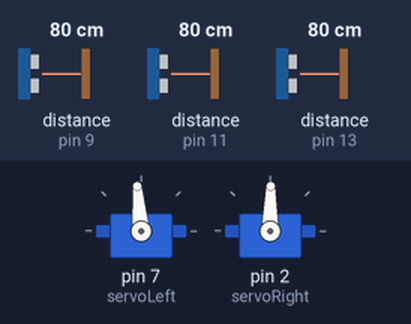
A sketch run on a simulated Arduino Uno, built with avr-gcc and run on an emulated ATmega328P. On the bench: 2 × servo. Wiring (inferred from the names in the program): 3 × ultrasonic range finder: trigger pin 8, echo pin 9 / trigger pin 10, echo pin 11 / trigger pin 12, echo pin 13. The inputs (shaded band) are chosen by the test bench; at power-on: distance to the obstacle (sensors on pin 9, pin 11, pin 13) 80 cm. The echo pulse lasts 58.3 µs per cm.

Above: at 1.2 s.
1.3 s: distance to the obstacle (sensor on pin 9) set to 2 cm
Timing chart, 0 to 4.3 s (numbered marks = the images above; inputs shaded):
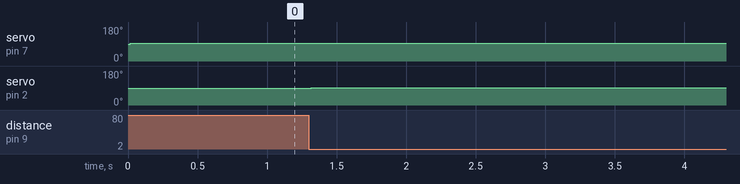

Measured:
- after the input at 1.3 s, servo on pin 2 (servoRight): 89° → 91° at once

The sketch:

Course_Correction_V1.2.ino
```cpp
#include <Servo.h>

Servo servoLeft;          // Define left servo
Servo servoRight;         // Define right servo

  // defines pins numbers
const int trigPinLS = 8;
const int echoPinLS = 9;
const int trigPinFS = 10;
const int echoPinFS = 11;
const int trigPinRS = 12;
const int echoPinRS = 13;


// defines variables
long durationLS;
int distanceLS;
long durationFS;
int distanceFS;
long durationRS;
int distanceRS;


void loop()
{
digitalWrite(trigPinLS, LOW);
delayMicroseconds(2);
digitalWrite(trigPinLS, HIGH);
delayMicroseconds(10);
digitalWrite(trigPinLS, LOW);
durationLS = pulseIn(echoPinLS, HIGH);
distanceLS = durationLS*0.034/2;

delayMicroseconds(100);

digitalWrite(trigPinFS, LOW);
delayMicroseconds(2);
digitalWrite(trigPinFS, HIGH);
delayMicroseconds(10);
digitalWrite(trigPinFS, LOW);
durationFS = pulseIn(echoPinFS, HIGH);
distanceFS = durationFS*0.034/2;

delayMicroseconds(100);

digitalWrite(trigPinRS, LOW);
delayMicroseconds(2);
digitalWrite(trigPinRS, HIGH);
delayMicroseconds(10);
digitalWrite(trigPinRS, LOW);
durationRS = pulseIn(echoPinRS, HIGH);
distanceRS = durationRS*0.034/2;

delayMicroseconds(100);


if (distanceLS < 3 && distanceRS > 3  )
    {
    AdjustCourseRight();
    }
       else if (distanceLS > 3 && distanceRS < 3 )
          {
          AdjustCourseLeft();
           }
               else
               {
               Forward();
               }
    }


// Robot Motor Functions

void stopRobot()
{
  servoLeft.write(92);
  servoRight.write(92);
}

void Forward()
{
  servoLeft.write(95);
  servoRight.write(89);
}

void AdjustCourseLeft()
{
  servoLeft.write(92);
  servoRight.write(90);
}

void AdjustCourseRight()
{
  servoLeft.write(95);
  servoRight.write(91);
}


//Set up I/O
void setup()
{
pinMode(trigPinLS, OUTPUT);
pinMode(echoPinLS, INPUT);
pinMode(trigPinFS, OUTPUT);
pinMode(echoPinFS, INPUT);
pinMode(trigPinRS, OUTPUT);
pinMode(echoPinRS, INPUT);
servoLeft.attach(7);
servoRight.attach(2);
}
```
